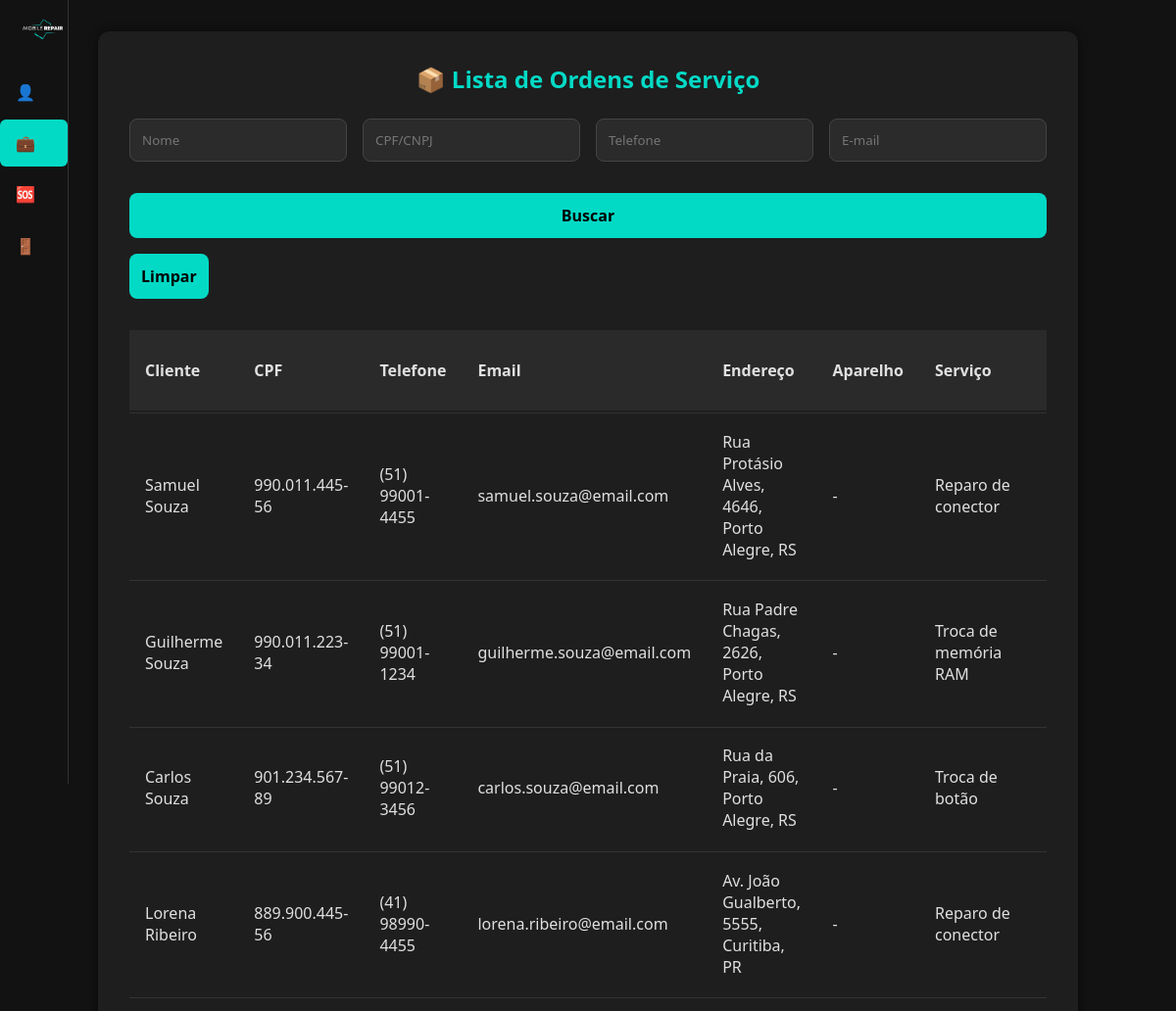
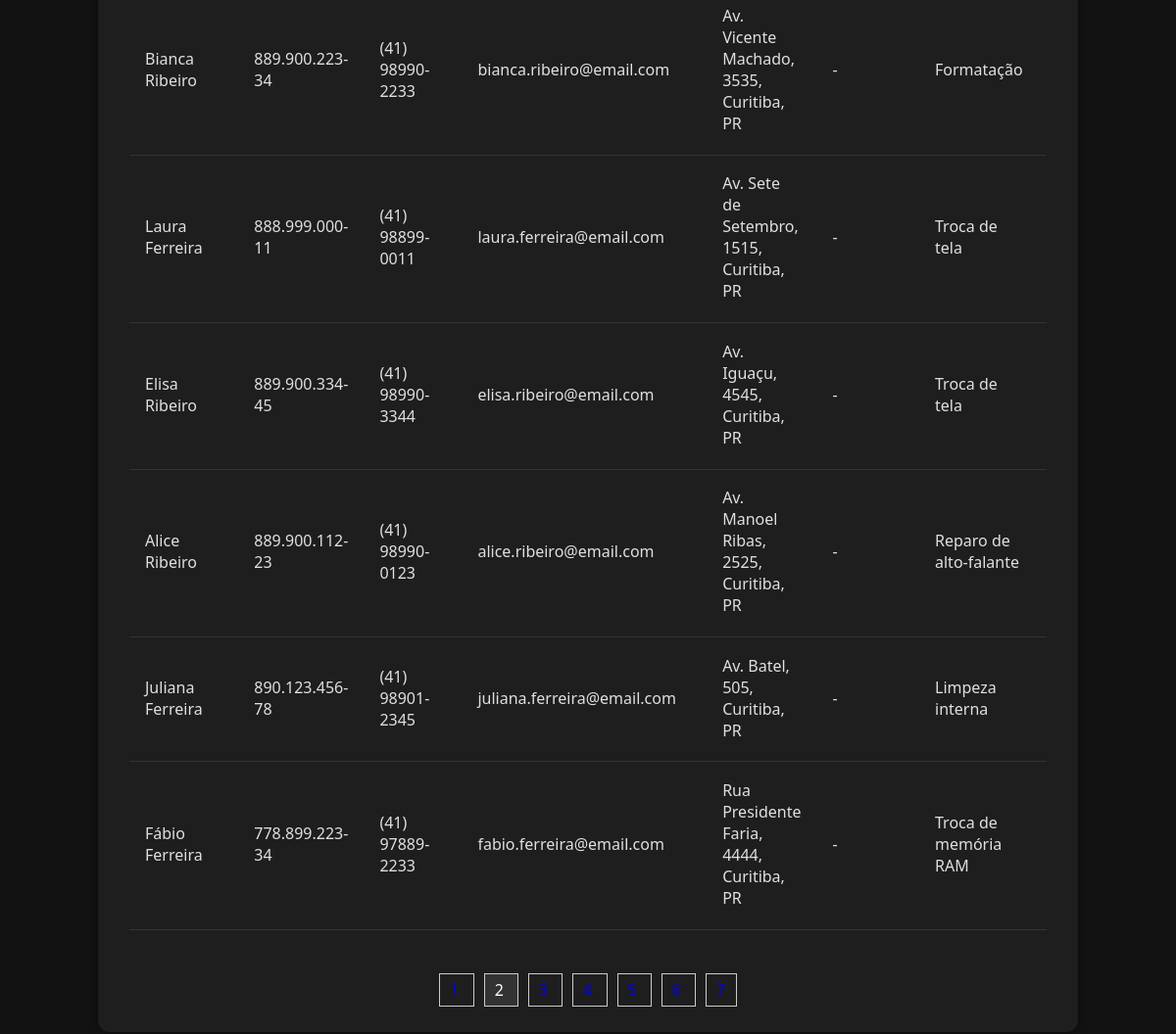
/ordem_serv.php?pagina=2 (signed in), run on the app's committed database (2 pictures, top to bottom).
### tables this page shows
CREATE TABLE `ordem_serv` (
  `id_ordem_serv` int(11) NOT NULL,
  `aparelho` varchar(100) DEFAULT NULL,
  `servico` varchar(255) DEFAULT NULL,
  `status` varchar(50) DEFAULT NULL,
  `valor` decimal(10,2) DEFAULT NULL,
  `tipo_pagamento` varchar(50) DEFAULT NULL,
  `problema` varchar(255) DEFAULT NULL,
  `cpf` varchar(20) DEFAULT NULL,
  `idusuario` int(11) DEFAULT NULL,
  `data_entrada` date DEFAULT NULL,
  `data_saida` date DEFAULT NULL
);

CREATE TABLE `cliente` (
  `cpf` varchar(20) NOT NULL,
  `telefone` varchar(20) DEFAULT NULL,
  `nome` varchar(100) DEFAULT NULL,
  `email` varchar(100) DEFAULT NULL,
  `endereco` varchar(100) DEFAULT NULL
);

### ordem_serv.php (the view, shortened to what this page needs)
<?php
require_once 'conexao.php';
$menus = [
    'Gerente' => [
        ['href' => 'dashboard.php', 'icon' => '👤', 'text' => 'Perfil'],
        ['href' => 'cadastro-cliente.php', 'icon' => '📋', 'text' => 'Cadastro Cliente'],
        ['href' => 'cadastro-ordem_serv.php', 'icon' => '🛠️', 'text' => 'Cadastro de<br>Ordem de Serviço'],
        ['href' => 'ordem_serv.php', 'icon' => '💼', 'text' => 'Ordem de serviço'],
        ['href' => 'relatorio.php', 'icon' => '📊', 'text' => 'Relatórios'],
        ['href' => 'estoque.php', 'icon' => '📦', 'text' => 'Estoque'],
        ['href' => 'usuarios.php', 'icon' => '👥', 'text' => 'Usuários'],
        ['href' => 'fornecedor.php', 'icon' => '🔗', 'text' => 'Fornecedores'],
        ['href' => 'suporte.php', 'icon' => '🆘', 'text' => 'Suporte'],
        ['href' => 'logout.php', 'icon' => '🚪', 'text' => 'Sair']
    ],
    'Atendente' => [
        ['href' => 'dashboard.php', 'icon' => '👤', 'text' => 'Perfil'],
        ['href' => 'cadastro-cliente.php', 'icon' => '📋', 'text' => 'Cadastro Cliente'],
        ['href' => 'cadastro-ordem_serv.php', 'icon' => '🛠️', 'text' => 'Cadastro de<br>Ordem de Serviço'],
        ['href' => 'ordem_serv.php', 'icon' => '💼', 'text' => 'Ordem de serviço'],
        ['href' => 'estoque.php', 'icon' => '📦', 'text' => 'Estoque'],
        ['href' => 'fornecedor.php', 'icon' => '🔗', 'text' => 'Fornecedores'],
        ['href' => 'suporte.php', 'icon' => '🆘', 'text' => 'Suporte'],
        ['href' => 'logout.php', 'icon' => '🚪', 'text' => 'Sair']
    ],
    'Tecnico' => [
        ['href' => 'dashboard.php', 'icon' => '👤', 'text' => 'Perfil'],
        ['href' => 'ordem_serv.php', 'icon' => '💼', 'text' => 'Ordem de serviço'],
        ['href' => 'suporte.php', 'icon' => '🆘', 'text' => 'Suporte'],
        ['href' => 'logout.php', 'icon' => '🚪', 'text' => 'Sair']
    ],
];
$menuItems = isset($_SESSION['cargo']) && isset($menus[$_SESSION['cargo']]) ? $menus[$_SESSION['cargo']] : [];
function detectaTabelaCliente(PDO $pdo): ?array {
    $candidatas = ['cliente', 'clientes', 'usuario', 'usuarios'];
    foreach ($candidatas as $tbl) {
        $st = $pdo->prepare("SHOW TABLES LIKE :t");
        $t = $tbl;
        $st->bindParam(':t', $t);
        $st->execute();
        $cols = [];
        $q = $pdo->query("SHOW COLUMNS FROM `$tbl`");
        foreach ($q as $r) $cols[] = $r['Field'];
        $necessarias = ['nome', 'telefone', 'email', 'cpf', 'endereco'];
        $ok = !array_diff($necessarias, $cols);
        if ($ok) return ['nome' => $tbl, 'colunas' => $cols];
    }
    return null;
}
$tblCliente = detectaTabelaCliente($pdo);
$temCliente = (bool)$tblCliente;
$nome      = trim($_GET['nome'] ?? '');
$cpf_cnpj  = trim($_GET['cpf_cnpj'] ?? '');
$telefone  = trim($_GET['telefone'] ?? '');
$email     = trim($_GET['email'] ?? '');
$limite = 10;
$pagina = isset($_GET['pagina']) && is_numeric($_GET['pagina']) ? (int)$_GET['pagina'] : 1;
$offset = ($pagina - 1) * $limite;
$sql = "SELECT os.*";
if ($temCliente) {
    $sql .= ", c.nome AS nome_cliente, c.telefone AS telefone_cliente, c.email AS email_cliente, c.cpf AS cpf_cliente, c.endereco AS endereco_cliente";
    $sql .= " FROM ordem_serv os";
    $sql .= " LEFT JOIN `{$tblCliente['nome']}` c ON c.cpf = os.cpf";
} else {
    $sql .= ", os.nome AS nome_cliente, os.telefone AS telefone_cliente, os.email AS email_cliente, os.cpf AS cpf_cliente, os.endereco AS endereco_cliente";
    $sql .= " FROM ordem_serv os";
}
$sql .= " WHERE 1=1";
$sql .= " ORDER BY os.data_entrada DESC, os.id_ordem_serv DESC LIMIT :limite OFFSET :offset";
try {
    $stmt = $pdo->prepare($sql);
    $stmt->bindValue(':limite', $limite, PDO::PARAM_INT);
    $stmt->bindValue(':offset', $offset, PDO::PARAM_INT);
    $stmt->execute();
    $ordens = $stmt->fetchAll(PDO::FETCH_ASSOC);
    $sqlCount = "SELECT COUNT(*) FROM ordem_serv os";
    if ($temCliente) {
        $sqlCount .= " LEFT JOIN `{$tblCliente['nome']}` c ON c.cpf = os.cpf WHERE 1=1";
    } else {
        $sqlCount .= " WHERE 1=1";
    }
    $countStmt = $pdo->prepare($sqlCount);
    $countStmt->execute();
    $totalRegistros = $countStmt->fetchColumn();
    $totalPaginas = ceil($totalRegistros / $limite);
} catch (PDOException $e) {
    die("Erro na consulta SQL: " . $e->getMessage() . "<br>SQL: " . $sql);
}
?>
<!DOCTYPE html>
<html lang="pt-br">
<head>
  <link rel="stylesheet" href="css/sidebar.css"/>
  <link rel="stylesheet" href="css/form.css" />
  <link rel="stylesheet" href="css/pedidos.css" />
</head>
<body>
  <nav class="sidebar">
    <div class="logo">
      <img src="img/logo.png" alt="Logo do sistema">
    </div>
    <ul class="menu">
      <?php foreach ($menuItems as $item): ?>
        <li><a href="<?php echo $item['href']; ?>" <?php echo $item['href'] === 'ordem_serv.php' ? 'class="active"' : ''; ?>><?php echo $item['icon']; ?> <span><?php echo $item['text']; ?></span></a></li>
      <?php endforeach; ?>
    </ul>
  </nav>
  <div class="form-container">
    <h2>📦 Lista de Ordens de Serviço</h2>
    <form id="filtro-form" method="get" style="margin-bottom: 2rem;">
      <div style="display:grid;grid-template-columns:repeat(auto-fit,minmax(200px,1fr));gap:1rem;">
        <input type="text" name="nome" value="<?php echo htmlspecialchars($nome); ?>" placeholder="Nome">
        <input type="text" name="cpf_cnpj" id="cpf_cnpj" value="<?php echo htmlspecialchars($cpf_cnpj); ?>" placeholder="CPF/CNPJ">
        <input type="text" name="telefone" id="telefone" value="<?php echo htmlspecialchars($telefone); ?>" placeholder="Telefone" maxlength="15">
        <input type="email" name="email" value="<?php echo htmlspecialchars($email); ?>" placeholder="E-mail">
      </div>
      <div style="margin-top:1rem;display:flex;gap:1rem;flex-wrap:wrap;">
        <button type="submit">Buscar</button>
        <a href="ordem_serv.php"><button type="button">Limpar</button></a>
      </div>
    </form>
    <div style="overflow-x:auto;">
      <table class="pedidos-table">
      <thead>
        <tr>
          <th>Cliente</th>
          <th>CPF</th>
          <th>Telefone</th>
          <th>Email</th>
          <th>Endereço</th>
          <th>Aparelho</th>
          <th>Serviço</th>
          <th>Data Entrada</th>
        </tr>
      </thead>
      <tbody>
        <?php if (count($ordens)): ?>
          <?php foreach ($ordens as $o): ?>
            <tr data-id="<?php echo (int)$o['id_ordem_serv']; ?>">
              <td><?php echo htmlspecialchars($o['nome_cliente'] ?? '-'); ?></td>
              <td><?php echo htmlspecialchars($o['cpf_cliente'] ?? '-'); ?></td>
              <td><?php echo htmlspecialchars($o['telefone_cliente'] ?? '-'); ?></td>
              <td><?php echo htmlspecialchars($o['email_cliente'] ?? '-'); ?></td>
              <td><?php echo htmlspecialchars($o['endereco_cliente'] ?? '-'); ?></td>
              <td><?php echo htmlspecialchars($o['Aparelho'] ?? '-'); ?></td>
              <td><?php echo htmlspecialchars($o['servico'] ?? '-'); ?></td>
              <td><?php echo !empty($o['data_entrada']) ? date('d/m/Y', strtotime($o['data_entrada'])) : '-'; ?></td>
            </tr>
          <?php endforeach; ?>
        <?php else: ?>
          <tr><td colspan="13" style="text-align:center;">Nenhuma ordem encontrada.</td></tr>
        <?php endif; ?>
      </tbody>
    </table>
  </div>
  <?php if ($totalPaginas > 1): ?>
  <div style="margin-top:20px; text-align:center;">
    <?php for ($i=1; $i <= $totalPaginas; $i++): ?>
      <a href="?pagina=<?php echo $i; ?>
        <?php echo $nome ? "&nome=".urlencode($nome) : ""; ?>
        <?php echo $cpf_cnpj ? "&cpf_cnpj=".urlencode($cpf_cnpj) : ""; ?>
        <?php echo $telefone ? "&telefone=".urlencode($telefone) : ""; ?>
        <?php echo $email ? "&email=".urlencode($email) : ""; ?>
      "
      style="margin:0 5px; padding:5px 10px; border:1px solid #ccc; text-decoration:none;
      <?php echo $i == $pagina ? 'background:#333;color:#fff;' : ''; ?>">
        <?php echo $i; ?>
      </a>
    <?php endfor; ?>
  </div>
  <?php endif; ?>
  </div>
</body>
</html>

### css/sidebar.css (style rules this page uses)
.sidebar { position: fixed; top: 0; left: 0; width: 70px; height: 100vh; background-color: #121212; border-right: 1px solid #333; overflow: hidden; transition: width 0.3s ease; z-index: 1000; }
.sidebar .logo { padding: 1.2rem; text-align: center; }
.sidebar .logo img { width: 50px; transition: width 0.3s; }
.sidebar .menu { list-style: none; padding-top: -1rem; padding-left: 0; padding-right: 0; }
.sidebar .menu li { margin: 0.3rem 0; }
.sidebar .menu li a { display: flex; align-items: center; gap: 0.8rem; text-decoration: none; color: #ccc; padding: 0.8rem 1rem; border-radius: 6px; transition: background-color 0.3s, color 0.3s; white-space: nowrap; overflow: hidden; position: relative; }
.sidebar .menu li a.active { background-color: #03dac6; color: #000; font-weight: bold; }

### css/form.css (style rules this page uses)
* { margin: 0; padding: 0; box-sizing: border-box; font-family: 'Segoe UI', Tahoma, Geneva, Verdana, sans-serif; }
body { background-color: #121212; color: #e0e0e0; min-height: 100vh; }
.form-container { background-color: #1e1e1e; padding: 2rem; border-radius: 12px; box-shadow: 0 8px 24px rgba(0, 0, 0, 0.7); width: 100%; max-width: 600px; margin: 3rem auto; animation: fadeIn 0.5s ease-in-out; }
h2 { margin-bottom: 1.5rem; color: #03dac6; text-align: center; }
input, textarea, select { width: 100%; padding: 0.75rem; border: 1px solid #444; border-radius: 8px; background-color: #2b2b2b; color: #fff; margin-bottom: 1rem; }
button { width: 100%; padding: 0.75rem; background-color: #03dac6; color: #000; font-weight: bold; border: none; border-radius: 8px; font-size: 1rem; cursor: pointer; transition: background-color 0.3s ease; }

### css/pedidos.css (style rules this page uses)
body { background-color: #121212; color: #e0e0e0; font-family: 'Segoe UI', sans-serif; padding: 2rem; }
.form-container { max-width: 1000px; margin: 0 auto; background-color: #1e1e1e; padding: 2rem; border-radius: 12px; box-shadow: 0 0 10px rgba(0,0,0,0.5); }
h2 { text-align: center; color: #03dac6; margin-bottom: 1.5rem; }
.pedidos-table { width: 100%; border-collapse: collapse; margin-bottom: 2rem; }
.pedidos-table th, .pedidos-table td { padding: 1.2rem 1rem; text-align: left; vertical-align: middle; position: relative; }
.pedidos-table th { background-color: #2a2a2a; }
.pedidos-table tr { border-bottom: 1px solid transparent; position: relative; }
.pedidos-table tr::after { content: ''; position: absolute; top: 100%; left: 0; width: 100%; border-bottom: 1px solid #333; margin-top: 2px; }

### data on the page
ordem_serv: cpf.nome "Samuel Souza", cpf.cpf "990.011.445-56", cpf.telefone "(51) 99001-4455", cpf.email "samuel.souza@email.com", cpf.endereco "Rua Protásio Alves, 4646, Porto Alegre, RS", Aparelho "-", servico "Reparo de conector"
ordem_serv: cpf.nome "Guilherme Souza", cpf.cpf "990.011.223-34", cpf.telefone "(51) 99001-1234", cpf.email "guilherme.souza@email.com", cpf.endereco "Rua Padre Chagas, 2626, Porto Alegre, RS", Aparelho "-", servico "Troca de memória RAM"
ordem_serv: cpf.nome "Carlos Souza", cpf.cpf "901.234.567-89", cpf.telefone "(51) 99012-3456", cpf.email "carlos.souza@email.com", cpf.endereco "Rua da Praia, 606, Porto Alegre, RS", Aparelho "-", servico "Troca de botão"
ordem_serv: cpf.nome "Lorena Ribeiro", cpf.cpf "889.900.445-56", cpf.telefone "(41) 98990-4455", cpf.email "lorena.ribeiro@email.com", cpf.endereco "Av. João Gualberto, 5555, Curitiba, PR", Aparelho "-", servico "Reparo de conector"
ordem_serv: cpf.nome "Bianca Ribeiro", cpf.cpf "889.900.223-34", cpf.telefone "(41) 98990-2233", cpf.email "bianca.ribeiro@email.com", cpf.endereco "Av. Vicente Machado, 3535, Curitiba, PR", Aparelho "-", servico "Formatação"
ordem_serv: cpf.nome "Laura Ferreira", cpf.cpf "888.999.000-11", cpf.telefone "(41) 98899-0011", cpf.email "laura.ferreira@email.com", cpf.endereco "Av. Sete de Setembro, 1515, Curitiba, PR", Aparelho "-", servico "Troca de tela"
ordem_serv: cpf.nome "Elisa Ribeiro", cpf.cpf "889.900.334-45", cpf.telefone "(41) 98990-3344", cpf.email "elisa.ribeiro@email.com", cpf.endereco "Av. Iguaçu, 4545, Curitiba, PR", Aparelho "-", servico "Troca de tela"
ordem_serv: cpf.nome "Alice Ribeiro", cpf.cpf "889.900.112-23", cpf.telefone "(41) 98990-0123", cpf.email "alice.ribeiro@email.com", cpf.endereco "Av. Manoel Ribas, 2525, Curitiba, PR", Aparelho "-", servico "Reparo de alto-falante"
ordem_serv: cpf.nome "Juliana Ferreira", cpf.cpf "890.123.456-78", cpf.telefone "(41) 98901-2345", cpf.email "juliana.ferreira@email.com", cpf.endereco "Av. Batel, 505, Curitiba, PR", Aparelho "-", servico "Limpeza interna"
ordem_serv: cpf.nome "Fábio Ferreira", cpf.cpf "778.899.223-34", cpf.telefone "(41) 97889-2233", cpf.email "fabio.ferreira@email.com", cpf.endereco "Rua Presidente Faria, 4444, Curitiba, PR", Aparelho "-", servico "Troca de memória RAM"

### other printed values
$item['icon'] "👤"
$item['icon'] "💼"
$item['icon'] "🆘"
$item['icon'] "🚪"
